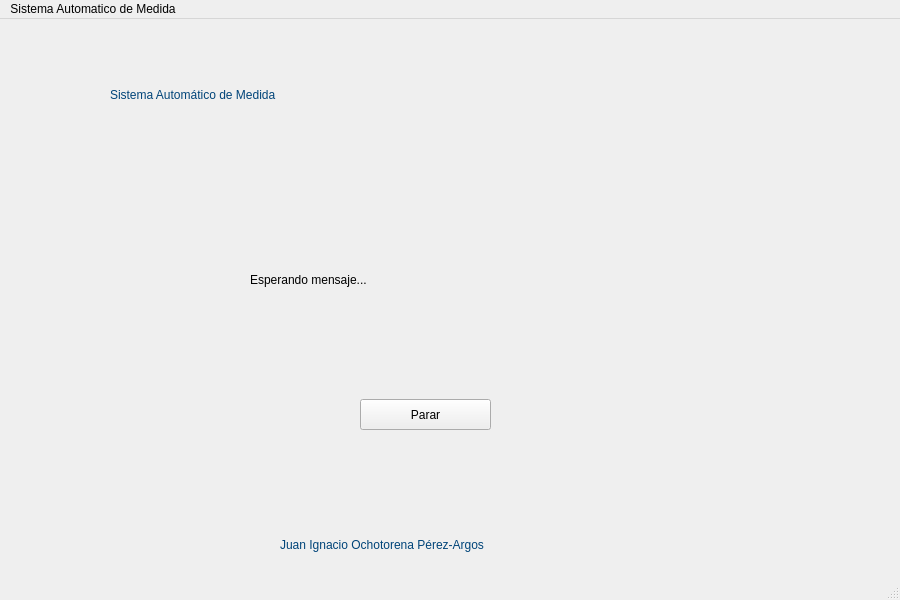
<?xml version="1.0" encoding="UTF-8"?>
<ui version="4.0">
 <class>MainWindow</class>
 <widget class="QMainWindow" name="MainWindow">
  <property name="geometry">
   <rect>
    <x>0</x>
    <y>0</y>
    <width>900</width>
    <height>600</height>
   </rect>
  </property>
  <property name="maximumSize">
   <size>
    <width>900</width>
    <height>600</height>
   </size>
  </property>
  <property name="windowTitle">
   <string>MainWindow</string>
  </property>
  <widget class="QWidget" name="centralwidget">
   <widget class="QLabel" name="label">
    <property name="geometry">
     <rect>
      <x>110</x>
      <y>30</y>
      <width>731</width>
      <height>91</height>
     </rect>
    </property>
    <property name="styleSheet">
     <string notr="true">color:rgb(0, 68, 121);
font: 36pt &quot;Nirmala UI&quot;;</string>
    </property>
    <property name="text">
     <string>Sistema Automático de Medida</string>
    </property>
   </widget>
   <widget class="QLabel" name="label_5">
    <property name="geometry">
     <rect>
      <x>280</x>
      <y>490</y>
      <width>381</width>
      <height>71</height>
     </rect>
    </property>
    <property name="styleSheet">
     <string notr="true">color:rgb(0, 68, 121);
font: 15pt &quot;Nirmala UI&quot;;</string>
    </property>
    <property name="text">
     <string>Juan Ignacio Ochotorena Pérez-Argos </string>
    </property>
   </widget>
   <widget class="QPushButton" name="pushButton">
    <property name="geometry">
     <rect>
      <x>360</x>
      <y>380</y>
      <width>131</width>
      <height>31</height>
     </rect>
    </property>
    <property name="styleSheet">
     <string notr="true">
font: 15pt &quot;Nirmala UI&quot;;</string>
    </property>
    <property name="text">
     <string>Parar</string>
    </property>
   </widget>
   <widget class="QLabel" name="label_2">
    <property name="geometry">
     <rect>
      <x>250</x>
      <y>210</y>
      <width>331</width>
      <height>101</height>
     </rect>
    </property>
    <property name="text">
     <string>Esperando mensaje...</string>
    </property>
   </widget>
  </widget>
  <widget class="QMenuBar" name="menubar">
   <property name="geometry">
    <rect>
     <x>0</x>
     <y>0</y>
     <width>900</width>
     <height>21</height>
    </rect>
   </property>
   <property name="maximumSize">
    <size>
     <width>16777205</width>
     <height>16777215</height>
    </size>
   </property>
   <widget class="QMenu" name="menudfgagf">
    <property name="title">
     <string>Sistema Automatico de Medida</string>
    </property>
   </widget>
   <addaction name="menudfgagf"/>
  </widget>
  <widget class="QStatusBar" name="statusbar"/>
 </widget>
 <resources/>
 <connections/>
</ui>
